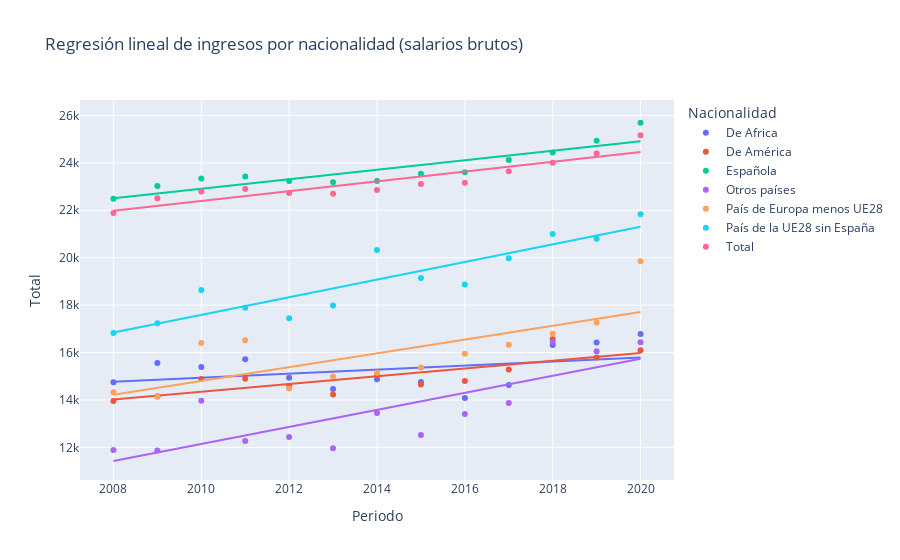

Notebook cell for this chart:
### Code cell
import plotly.express as px

fig = px.scatter(both_genders_nac_grouped, x="Periodo", y="Total", color="Nacionalidad", trendline='ols', title = "Regresión lineal de ingresos por nacionalidad (salarios brutos)")
# fig.update_traces(selector=dict(mode='markers'), visible = False, )
fig.show()

### Figure 1 — Plotly figure (JSON) as saved in the notebook; plotly's stock layout.template omitted (floating-point values rounded to 4 significant figures)
{"data": [{"hovertemplate": "Nacionalidad=De Africa<br>Periodo=%{x}<br>Total=%{y}<extra></extra>", "legendgroup": "De Africa", "marker": {"color": "#636efa", "symbol": "circle"}, "mode": "markers", "name": "De Africa", "orientation": "v", "showlegend": true, "type": "scatter", "x": [2008, 2009, 2010, 2011, 2012, 2013, 2014, 2015, 2016, 2017, 2018, 2019, 2020], "xaxis": "x", "y": [14740.0, 15560.0, 15390.0, 15720.0, 14940.0, 14460.0, 14870.0, 14760.0, 14080.0, 14640.0, 16320.0, 16420.0, 16780.0], "yaxis": "y"}, {"hovertemplate": "<b>OLS trendline</b><br>Total = 85.532 * Periodo + -156978<br>R<sup>2</sup>=0.160684<br><br>Nacionalidad=De Africa<br>Periodo=%{x}<br>Total=%{y} <b>(trend)</b><extra></extra>", "legendgroup": "De Africa", "marker": {"color": "#636efa", "symbol": "circle"}, "mode": "lines", "name": "De Africa", "showlegend": false, "type": "scatter", "x": [2008, 2009, 2010, 2011, 2012, 2013, 2014, 2015, 2016, 2017, 2018, 2019, 2020], "xaxis": "x", "y": [14770.0, 14860.0, 14940.0, 15030.0, 15110.0, 15200.0, 15280.0, 15370.0, 15450.0, 15540.0, 15630.0, 15710.0, 15800.0], "yaxis": "y"}, {"hovertemplate": "Nacionalidad=De América<br>Periodo=%{x}<br>Total=%{y}<extra></extra>", "legendgroup": "De América", "marker": {"color": "#EF553B", "symbol": "circle"}, "mode": "markers", "name": "De América", "orientation": "v", "showlegend": true, "type": "scatter", "x": [2008, 2009, 2010, 2011, 2012, 2013, 2014, 2015, 2016, 2017, 2018, 2019, 2020], "xaxis": "x", "y": [13960.0, 14160.0, 14880.0, 14890.0, 14610.0, 14230.0, 15030.0, 14650.0, 14800.0, 15280.0, 16570.0, 15790.0, 16100.0], "yaxis": "y"}, {"hovertemplate": "<b>OLS trendline</b><br>Total = 163.387 * Periodo + -314064<br>R<sup>2</sup>=0.682625<br><br>Nacionalidad=De América<br>Periodo=%{x}<br>Total=%{y} <b>(trend)</b><extra></extra>", "legendgroup": "De América", "marker": {"color": "#EF553B", "symbol": "circle"}, "mode": "lines", "name": "De América", "showlegend": false, "type": "scatter", "x": [2008, 2009, 2010, 2011, 2012, 2013, 2014, 2015, 2016, 2017, 2018, 2019, 2020], "xaxis": "x", "y": [14020.0, 14180.0, 14340.0, 14510.0, 14670.0, 14830.0, 15000.0, 15160.0, 15320.0, 15490.0, 15650.0, 15810.0, 15980.0], "yaxis": "y"}, {"hovertemplate": "Nacionalidad=Española<br>Periodo=%{x}<br>Total=%{y}<extra></extra>", "legendgroup": "Española", "marker": {"color": "#00cc96", "symbol": "circle"}, "mode": "markers", "name": "Española", "orientation": "v", "showlegend": true, "type": "scatter", "x": [2008, 2009, 2010, 2011, 2012, 2013, 2014, 2015, 2016, 2017, 2018, 2019, 2020], "xaxis": "x", "y": [22490.0, 23020.0, 23340.0, 23430.0, 23230.0, 23180.0, 23240.0, 23540.0, 23610.0, 24120.0, 24440.0, 24940.0, 25690.0], "yaxis": "y"}, {"hovertemplate": "<b>OLS trendline</b><br>Total = 200.048 * Periodo + -379185<br>R<sup>2</sup>=0.801216<br><br>Nacionalidad=Española<br>Periodo=%{x}<br>Total=%{y} <b>(trend)</b><extra></extra>", "legendgroup": "Española", "marker": {"color": "#00cc96", "symbol": "circle"}, "mode": "lines", "name": "Española", "showlegend": false, "type": "scatter", "x": [2008, 2009, 2010, 2011, 2012, 2013, 2014, 2015, 2016, 2017, 2018, 2019, 2020], "xaxis": "x", "y": [22510.0, 22710.0, 22910.0, 23110.0, 23310.0, 23510.0, 23710.0, 23910.0, 24110.0, 24310.0, 24510.0, 24710.0, 24910.0], "yaxis": "y"}, {"hovertemplate": "Nacionalidad=Otros países<br>Periodo=%{x}<br>Total=%{y}<extra></extra>", "legendgroup": "Otros países", "marker": {"color": "#ab63fa", "symbol": "circle"}, "mode": "markers", "name": "Otros países", "orientation": "v", "showlegend": true, "type": "scatter", "x": [2008, 2009, 2010, 2011, 2012, 2013, 2014, 2015, 2016, 2017, 2018, 2019, 2020], "xaxis": "x", "y": [11900.0, 11870.0, 13960.0, 12270.0, 12440.0, 11960.0, 13450.0, 12520.0, 13410.0, 13870.0, 16440.0, 16060.0, 16430.0], "yaxis": "y"}, {"hovertemplate": "<b>OLS trendline</b><br>Total = 359.382 * Periodo + -710211<br>R<sup>2</sup>=0.665890<br><br>Nacionalidad=Otros países<br>Periodo=%{x}<br>Total=%{y} <b>(trend)</b><extra></extra>", "legendgroup": "Otros países", "marker": {"color": "#ab63fa", "symbol": "circle"}, "mode": "lines", "name": "Otros países", "showlegend": false, "type": "scatter", "x": [2008, 2009, 2010, 2011, 2012, 2013, 2014, 2015, 2016, 2017, 2018, 2019, 2020], "xaxis": "x", "y": [11430.0, 11790.0, 12150.0, 12510.0, 12870.0, 13220.0, 13580.0, 13940.0, 14300.0, 14660.0, 15020.0, 15380.0, 15740.0], "yaxis": "y"}, {"hovertemplate": "Nacionalidad=País de Europa menos UE28<br>Periodo=%{x}<br>Total=%{y}<extra></extra>", "legendgroup": "País de Europa menos UE28", "marker": {"color": "#FFA15A", "symbol": "circle"}, "mode": "markers", "name": "País de Europa menos UE28", "orientation": "v", "showlegend": true, "type": "scatter", "x": [2008, 2009, 2010, 2011, 2012, 2013, 2014, 2015, 2016, 2017, 2018, 2019, 2020], "xaxis": "x", "y": [14330.0, 14140.0, 16400.0, 16520.0, 14480.0, 14990.0, 15150.0, 15370.0, 15950.0, 16330.0, 16790.0, 17260.0, 19850.0], "yaxis": "y"}, {"hovertemplate": "<b>OLS trendline</b><br>Total = 291.317 * Periodo + -570746<br>R<sup>2</sup>=0.546379<br><br>Nacionalidad=País de Europa menos UE28<br>Periodo=%{x}<br>Total=%{y} <b>(trend)</b><extra></extra>", "legendgroup": "País de Europa menos UE28", "marker": {"color": "#FFA15A", "symbol": "circle"}, "mode": "lines", "name": "País de Europa menos UE28", "showlegend": false, "type": "scatter", "x": [2008, 2009, 2010, 2011, 2012, 2013, 2014, 2015, 2016, 2017, 2018, 2019, 2020], "xaxis": "x", "y": [14220.0, 14510.0, 14800.0, 15090.0, 15380.0, 15670.0, 15970.0, 16260.0, 16550.0, 16840.0, 17130.0, 17420.0, 17710.0], "yaxis": "y"}, {"hovertemplate": "Nacionalidad=País de la UE28 sin España<br>Periodo=%{x}<br>Total=%{y}<extra></extra>", "legendgroup": "País de la UE28 sin España", "marker": {"color": "#19d3f3", "symbol": "circle"}, "mode": "markers", "name": "País de la UE28 sin España", "orientation": "v", "showlegend": true, "type": "scatter", "x": [2008, 2009, 2010, 2011, 2012, 2013, 2014, 2015, 2016, 2017, 2018, 2019, 2020], "xaxis": "x", "y": [16820.0, 17240.0, 18640.0, 17890.0, 17440.0, 17990.0, 20330.0, 19150.0, 18870.0, 19980.0, 21000.0, 20800.0, 21830.0], "yaxis": "y"}, {"hovertemplate": "<b>OLS trendline</b><br>Total = 371.285 * Periodo + -728694<br>R<sup>2</sup>=0.820196<br><br>Nacionalidad=País de la UE28 sin España<br>Periodo=%{x}<br>Total=%{y} <b>(trend)</b><extra></extra>", "legendgroup": "País de la UE28 sin España", "marker": {"color": "#19d3f3", "symbol": "circle"}, "mode": "lines", "name": "País de la UE28 sin España", "showlegend": false, "type": "scatter", "x": [2008, 2009, 2010, 2011, 2012, 2013, 2014, 2015, 2016, 2017, 2018, 2019, 2020], "xaxis": "x", "y": [16850.0, 17220.0, 17590.0, 17960.0, 18330.0, 18700.0, 19070.0, 19450.0, 19820.0, 20190.0, 20560.0, 20930.0, 21300.0], "yaxis": "y"}, {"hovertemplate": "Nacionalidad=Total<br>Periodo=%{x}<br>Total=%{y}<extra></extra>", "legendgroup": "Total", "marker": {"color": "#FF6692", "symbol": "circle"}, "mode": "markers", "name": "Total", "orientation": "v", "showlegend": true, "type": "scatter", "x": [2008, 2009, 2010, 2011, 2012, 2013, 2014, 2015, 2016, 2017, 2018, 2019, 2020], "xaxis": "x", "y": [21880.0, 22510.0, 22790.0, 22900.0, 22730.0, 22700.0, 22860.0, 23110.0, 23160.0, 23650.0, 24010.0, 24400.0, 25170.0], "yaxis": "y"}, {"hovertemplate": "<b>OLS trendline</b><br>Total = 206.046 * Periodo + -391759<br>R<sup>2</sup>=0.838718<br><br>Nacionalidad=Total<br>Periodo=%{x}<br>Total=%{y} <b>(trend)</b><extra></extra>", "legendgroup": "Total", "marker": {"color": "#FF6692", "symbol": "circle"}, "mode": "lines", "name": "Total", "showlegend": false, "type": "scatter", "x": [2008, 2009, 2010, 2011, 2012, 2013, 2014, 2015, 2016, 2017, 2018, 2019, 2020], "xaxis": "x", "y": [21980.0, 22190.0, 22390.0, 22600.0, 22810.0, 23010.0, 23220.0, 23430.0, 23630.0, 23840.0, 24040.0, 24250.0, 24460.0], "yaxis": "y"}], "layout": {"legend": {"title": {"text": "Nacionalidad"}, "tracegroupgap": 0}, "title": {"text": "Regresión lineal de ingresos por nacionalidad (salarios brutos)"}, "xaxis": {"anchor": "y", "domain": [0, 1], "title": {"text": "Periodo"}}, "yaxis": {"anchor": "x", "domain": [0, 1], "title": {"text": "Total"}}}}
